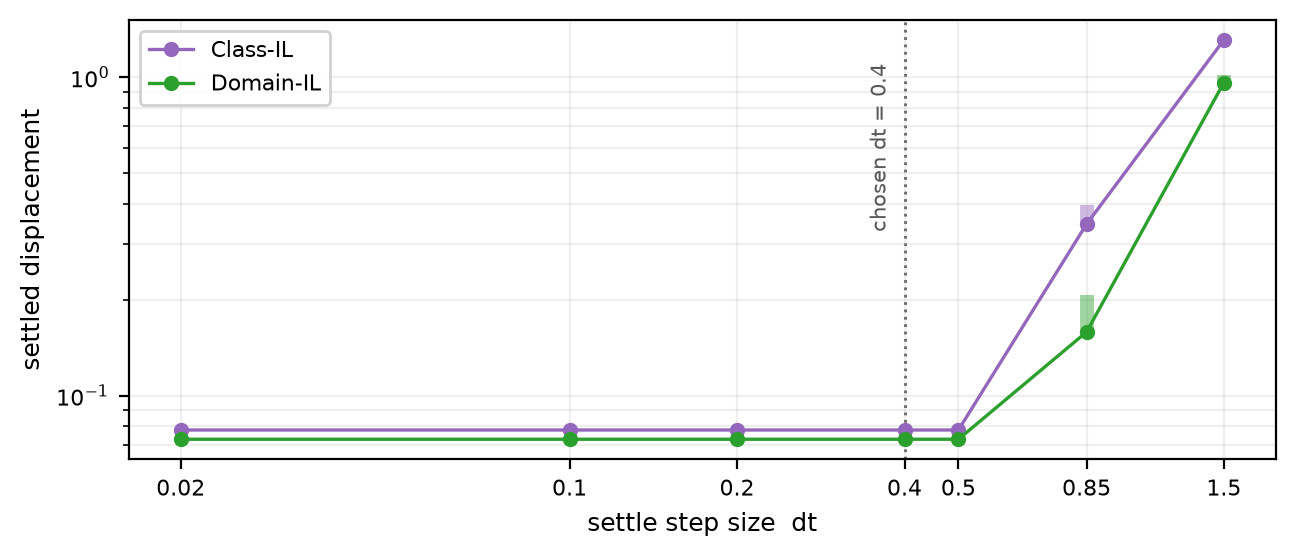

The script that drew this image:
"""Which settling step sizes reach the same fixed point, and where does that stop being true?

900-series PLOT SCRIPT. Loads saved arrays, trains nothing. Methods M2.

ONE PLOT, BOTH SCENARIOS ON ONE AXES. The earlier version drew a trace-per-dt panel for each
scenario, which asked the reader to compare two pictures to reach one conclusion. The quantity
that carries the argument is not the route a relaxation takes, it is where it ENDS, so this
plots the settled displacement against dt directly and puts both scenarios on the same axes.

WHAT THE FIGURE HAS TO ESTABLISH, in one reading:
    1. a SHARED fixed point at low dt -- every step size below the boundary lands on exactly the
       same value, so the choice inside that band is free and costs nothing;
    2. that the band has an upper edge, and beyond it the relaxation does not merely land
       somewhere else, it stops settling at all;
    3. that dt = 0.4, the value the whole series runs at, is inside the band.

HOW OSCILLATION IS SHOWN WITHOUT A SECOND PANEL. Each point carries a bar spanning the
min-to-max of the LAST HUNDRED STEPS (400-500). A relaxation that has converged has nothing
left to vary, so the bar collapses to the marker and is invisible; one that is ringing shows a
bar. That makes "the settle point is higher" and "it is still moving" the same mark on the
page rather than two claims to reconcile. Measured: the bar is exactly zero for every dt up to
0.5 in both scenarios, and opens only at 0.85 and 1.5.

⚠ THE BAND IS NOT A ONE-TIME GATE. dt = 0.4 is correct at H = 32 / depth 1 and silently WRONG
at depth >= 2 and at Class-IL H = 4, where the tail sits 3-7x above the true fixed point. 905
draws that, and the width/depth sweeps use dt = 0.2 because of it. Re-verify whenever the
configuration moves.

COLOURS follow the project standard: scenario-only figure, so Class-IL purple, Domain-IL green.

PROVENANCE
    334_pc_settle_trace_by_dt_{scenario}.npz   PRE-800, regenerated 2026-09-11 on a trimmed
    grid that ADDS dt = 0.4. The previous arrays ran 0.01-1.5 but stepped 0.2 -> 0.5 straight
    past 0.4, so the chosen value was never actually measured; the old ten-value arrays are
    kept beside them as *.npz.bak10dt. Single-seed traces run to a fixed 500-step cap with no
    early exit, which is what makes the tail comparison possible at all.
"""
import sys
from pathlib import Path

ROOT = Path(__file__).resolve().parents[1]
sys.path.insert(0, str(ROOT))

import numpy as np
import matplotlib.pyplot as plt

from src.protocol import figure_path

EXP = ROOT / "experiments"
SCENARIOS = ["class_il", "domain_il"]
NICE = {"class_il": "Class-IL", "domain_il": "Domain-IL"}
COLOR = {"class_il": "tab:purple", "domain_il": "tab:green"}

CHOSEN_DT = 0.4
DT_TICKS = [0.02, 0.1, 0.2, 0.4, 0.5, 0.85, 1.5]   # the swept grid, labelled as numbers
TAIL_FROM, TAIL_TO = 400, 500     # steps the min-max bar is taken over


def load_scenario(scenario):
    d = np.load(EXP / f"334_pc_settle_trace_by_dt_{scenario}.npz", allow_pickle=True)["data"]
    rows = []
    for r in sorted(d, key=lambda r: float(r[0])):
        tr = np.asarray(r[2], dtype=float)
        tail = tr[TAIL_FROM - 1:TAIL_TO]
        rows.append((float(r[0]), tr[-1], tail.min(), tail.max()))
    return np.array(rows)


if __name__ == "__main__":
    fig, ax = plt.subplots(figsize=(6.6, 2.9))

    for scenario in SCENARIOS:
        a = load_scenario(scenario)
        dt, final, lo, hi = a[:, 0], a[:, 1], a[:, 2], a[:, 3]
        c = COLOR[scenario]
        ax.plot(dt, final, color=c, lw=1.2, marker="o", ms=4.5, label=NICE[scenario], zorder=3)
        # Bars collapse to nothing wherever the relaxation has converged -- that is the point.
        ax.vlines(dt, lo, hi, color=c, lw=5, alpha=0.45, zorder=2)
        for x, f, l, h in zip(dt, final, lo, hi):
            print(f"  {NICE[scenario]:10s} dt={x:<5} settled={f:.4f}  "
                  f"tail {TAIL_FROM}-{TAIL_TO} range={h - l:.4f}"
                  f"{'   <- oscillating' if h - l > 1e-6 else ''}")

    ax.axvline(CHOSEN_DT, color="0.35", lw=1.0, ls=":", zorder=1)
    ax.annotate(f"chosen dt = {CHOSEN_DT}", (CHOSEN_DT, 0.9), xycoords=("data", "axes fraction"),
                xytext=(-5, 0), textcoords="offset points", rotation=90,
                fontsize=7.5, color="0.35", ha="right", va="top")

    ax.set_xscale("log")
    ax.set_yscale("log")
    # Ticks are the SWEPT dt values, written out. A log axis labelled 10^-1 / 10^0 makes the
    # reader interpolate to find which parameter each point is, which is the one thing this
    # figure exists to let them read off directly.
    ax.set_xticks(DT_TICKS)
    ax.set_xticklabels([f"{v:g}" for v in DT_TICKS], fontsize=8)
    ax.set_xticks([], minor=True)
    ax.set_xlabel("settle step size  dt", fontsize=9)
    ax.set_ylabel("settled displacement", fontsize=9)
    ax.tick_params(labelsize=8)
    ax.grid(alpha=0.2, which="both")
    ax.legend(fontsize=8, loc="upper left", framealpha=0.9)

    fig.tight_layout()
    out = figure_path(__file__)
    fig.savefig(out, dpi=200, bbox_inches="tight")
    print(f"saved {out}")
